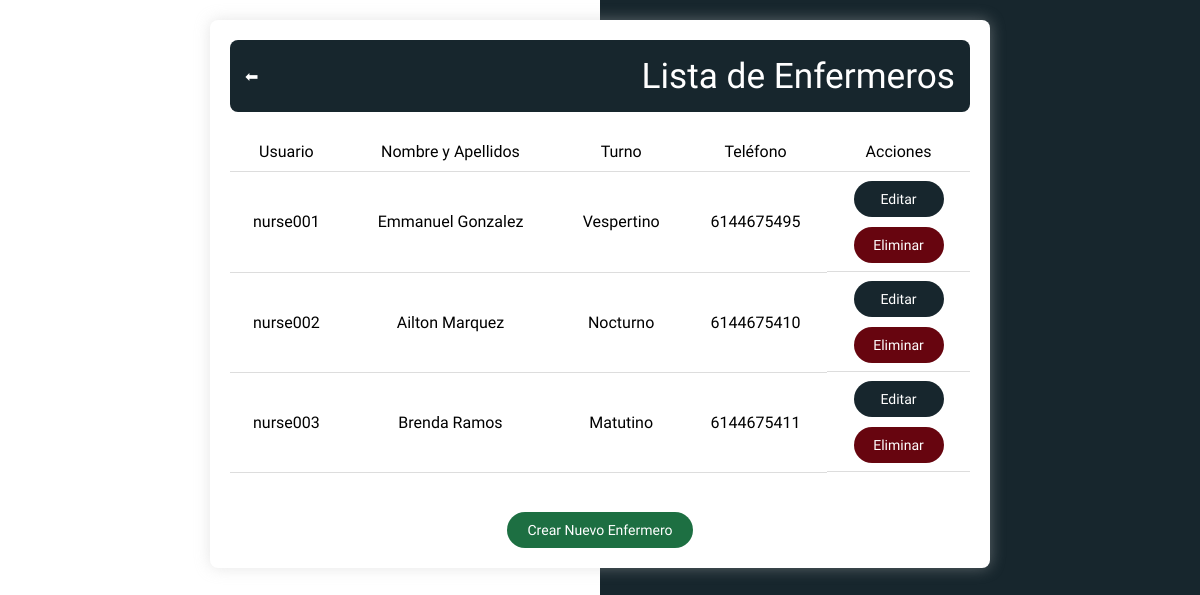
Before: /nurse/ with the older database file.
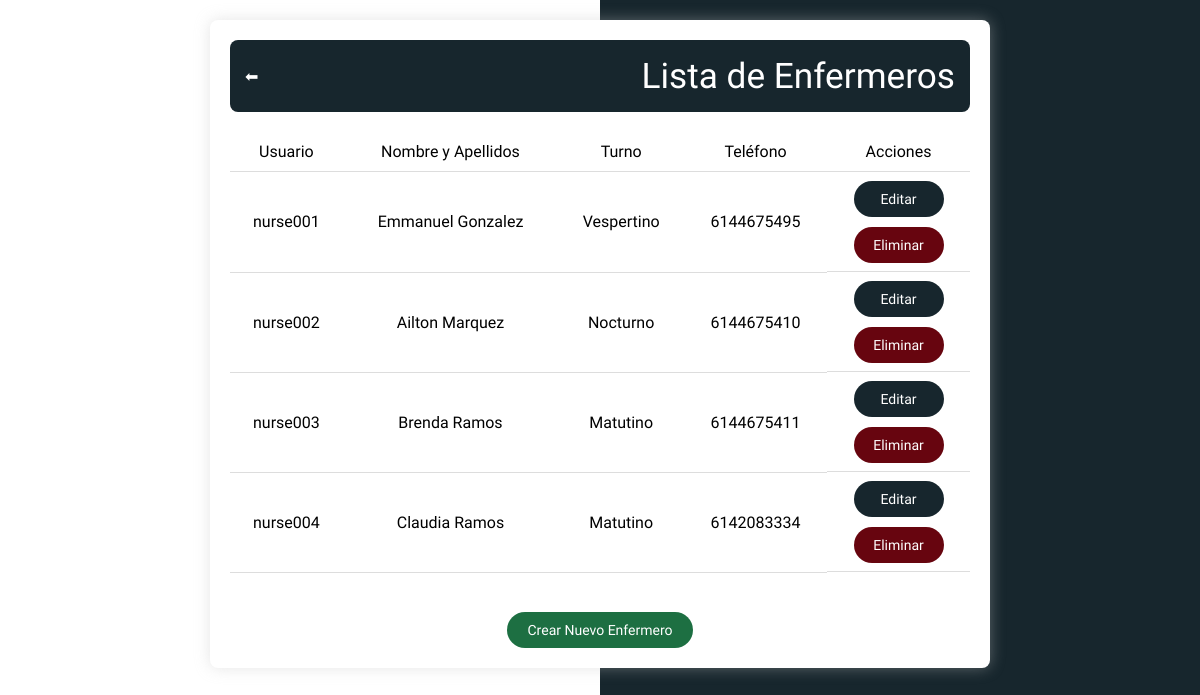
After: the same page with the newer database file.
### myapp/models.py (models this page shows, shortened)
class Enfermero(models.Model):
    meta = {'strict': False}
    usuario = models.OneToOneField(settings.AUTH_USER_MODEL, on_delete=models.CASCADE, related_name='enfermero')
    nombre = models.CharField(max_length=100)
    apellidos = models.CharField(max_length=150)
    nfc_id = models.CharField(max_length=50, unique=True)
    turno = models.CharField(max_length=10, choices=[
        ("Matutino", "Matutino"),
        ("Vespertino", "Vespertino"),
        ("Nocturno", "Nocturno")
    ])
    activo = models.BooleanField(default=True)
    fecha_registro = models.DateTimeField(auto_now_add=True)
    estatus = models.BooleanField(default=True)
    telefono_cel = models.CharField(max_length=15)
    class Meta:
        db_table = 'enfermeros'

class User(AbstractUser):
    telefono = models.CharField(max_length=15, blank=True, null=True)
    tipo_usuario = models.CharField(max_length=20, choices=[
        ('admin', 'Administrador'),
        ('enfermero', 'Enfermero')
    ])
    class Meta:
        db_table = 'usuarios'

### myapp/views.py (the view)
# urls.py: path('nurse/', views.listar_enfermeros, name='enfermero_list'),
def listar_enfermeros(request):
    enfermeros = Enfermero.objects.all()
    return render(request, 'nurse/list.html', {'enfermeros': enfermeros})

### myapp/context_processors.py (called while the page is built)
def version(request):
    return {"VERSION": str(time.time())}

### myapp/templates/nurse/list.html (shortened to what this page needs)
<!DOCTYPE html>
<html lang="es">
<head>
    {% load static %}
    <link rel="stylesheet" href="{% static 'nurseList.css' %}">
</head>
<body>
    <div class="container">
        <header class="header">
            <a href="{% url 'admin_select_dashboard' %}" class="btnn">⬅</a>
            <h1>Lista de Enfermeros</h1>
        </header>
        <div class="row" id="enfermeros-container">
        {% if enfermeros %}
            <table class="info-table">
                <thead>
                    <tr>
                        <th>Usuario</th>
                        <th>Nombre y Apellidos</th>
                        <th>Turno</th>
                        <th>Teléfono</th>
                        <th>Acciones</th>
                    </tr>
                </thead>
                <tbody>
                    {% for enfermero in enfermeros %}
                        <tr>
                            <td>{{ enfermero.usuario.username }}</td>
                            <td>{{ enfermero.nombre }} {{ enfermero.apellidos }}</td>
                            <td>{{ enfermero.turno }}</td>
                            <td>{{ enfermero.usuario.telefono }}</td>                            <td class="nose">
                                <a href="{% url 'editar_enfermero' enfermero.pk %}" class="btn">Editar</a>
                                <a href="{% url 'eliminar_enfermero' enfermero.pk %}" class="btnD">Eliminar</a>
                            </td>
                        </tr>
                    {% empty %}
                        <tr>
                            <td colspan="5">No hay enfermeros registrados</td>
                        </tr>
                    {% endfor %}
                </tbody>
            </table>
        {% else %}
            <div class="col-12">
                <div class="alert alert-info">No hay enfermeros disponibles.</div>
            </div>
        {% endif %}
        </div>
        <br>
        <div class="r">
            <a href="{% url 'crear_enfermero' %}" class="btnnn">Crear Nuevo Enfermero</a>
        </div>
    </div>
</body>
</html>

Changed rows visible on the page:
added Enfermero: usuario.username "nurse004", nombre "Claudia", apellidos "Ramos", turno "Matutino", usuario.telefono "6142083334"
